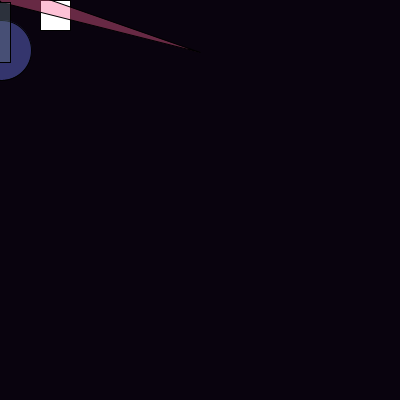
Frame 1 (no input)
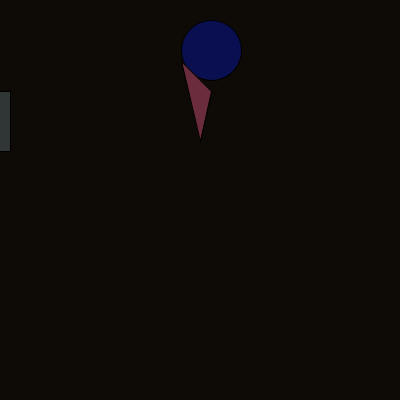
Frame 60 (the mouse pressed at the canvas centre just before this capture)
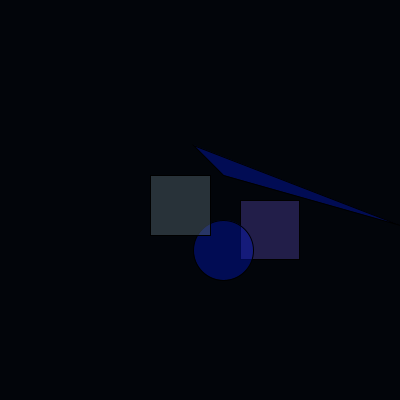
Frame 120 (the mouse held since frame 60 and released just before this capture)

The Processing sketch that drew these frames (run headless with seeded random() and noise(); from frame 60 on, the mouse is pressed at the canvas centre):

// Processing sketch: processing_98037
// ── processing_98037.pde

//declaraciÛn de variables eje
float size = 30;
float xpos = 0;
float ypos = 0;
float x1pos = 0;
float y1pos = 0;
float x2pos = 0;
float y2pos = 0;
float x3pos = 0;
float y3pos = 0;
//variables de direcciÛn
int xdirection = 1;
int ydirection = 1;
int x1direction = 1;
int y1direction = 1;
int x2direction = 1;
int y2direction = 1;
int x3direction = 1;
int y3direction = 1;
//variables de velocidad
float xspeed = 1.7;
float yspeed = 2.6;
float x1speed = 3.4;
float y1speed = 4.9;
float x2speed = 6.5;
float y2speed = 1.0;
float x3speed = 1.3;
float y3speed = 2.4;
void setup()
{
  size (400,400);
  frameRate(12);//web fps
  //posiciÛn inicial de las variables
  xpos = xpos;
  ypos = ypos;
  x1pos = x1pos;
  y1pos = y1pos;
  x2pos = x2pos;
  y2pos = y2pos;
  x3pos = x3pos;
  y3pos = y3pos;
}
void draw()
{
  background(random(15),random(15),random(15));
  xpos = xpos + ( xspeed * xdirection );
  ypos = ypos + ( yspeed * ydirection );  
  x1pos = x1pos +( x1speed * x1direction );
  y1pos = y1pos + ( y1speed * y1direction );
  x2pos = x2pos + ( x2speed * x2direction );
  y2pos = y2pos + ( y2speed * y2direction );
  x3pos = x3pos + ( x3speed * x3direction );
  y3pos = y3pos + ( y3speed * ydirection );
  //condicionales de regreso
  if (xpos > 395 || xpos < 0){
    xdirection *= -1;
  }
  if (ypos >= 400 || ypos < 0){
    ydirection *= -1;
  }
  if (x1pos > 400 || x1pos < 0){
    x1direction*= -1;
  }
  if (y1pos >= 400 || y1pos < 0){
    y1direction *= -1;
  }
  if (x2pos > 400 || x2pos < 0){
    x2direction *= -1;
  }
  if (y2pos > 400 || y2pos < 0){
    y2direction *= -1;   
  }
  if (x3pos > 400 || x3pos < 0){
    x3direction *= -1;
  }
  if (y3pos >  400 || y3pos < 0){
    y3direction *= -1;
  }
  //figuras
  rect(mouseX + 40,mouseY,size,size);
  if ((xpos < 133)&&(xpos > 0)){
    xspeed = 10 ; //velocidad de este segmento
    fill(120,130,280,100); //color de la figura en este segmento
  }
  if ((xpos < 266)&&(xpos > 133)){
    xspeed = 2.5;
    fill(0,030,200,100);
  }
  if ((xpos > 266)&&(xpos < 400)){
    xspeed = xspeed + 2;
    fill(120,250,250,100);
  }
  ellipse(xpos,mouseY+50,60,60);
  if ((x1pos < 133)&&(x1pos > 0)){
    x1speed = 0.5;
    fill(250,100,150,100);
  }
  if ((x1pos < 266) && (x1pos > 133)){
    x1speed = x1speed +2;
    fill(0,070,050,100);
  }
  if ((xpos > 266)&&(xpos < 400)){
    x1speed = x1speed +1;
    fill(280,0,100,100);
  }
  triangle(xpos,ypos,xpos-30,ypos-30,mouseX+200,ypos+50);
  if ((ypos <=200) && (ypos >=0)) {
    yspeed = 1.5;
    fill(200,100,120,100);
  }
  if ((y1pos <=200) && (y1pos >=0)) {
    y1speed = 2;
    fill(100,120,130,100);
  }
  if ((ypos >= 200) && (ypos <=height)){
    yspeed = 4;
    fill(100,020,200,100);
      fill(random(255),242,28,random(255));
  }
  if ((y1pos >= 200) && (y1pos <= height)){
    y1speed = 6;
    fill(100,100,050,100);
      fill(random(255),247,89,random(255));
  }
  rect (mouseX-50,ypos,60,60);
  xspeed = 10; 
  if ((y3pos<=200) && (y3pos>=0)) {
    y3speed= 1;
    fill(250,120,100,100);
      fill(random(255),96,240,random(255));
  }
  if ((y3pos>= 200) && (y3pos<=height)){
    y3speed= 2.5;
    fill (050,100,100,100); 
      fill(random(255),249,96,random(255));
  }
  if ((y3pos >= 200) && (y3pos <= height)){
    y3speed = 3.8;
    fill(100,200,150,100);
      fill(random(255),84,206,random(255));
  }
  if (mousePressed) {

    xspeed = xspeed +12;
    yspeed = yspeed -6;
    x1speed = x1speed +7;
    y1speed = y1speed-4;
    x2speed = y2speed -9;
    y2speed = y2speed +13;
    size = size + 1;
  } 
  else {
    x1speed = x1speed;
    size = size -0.5;
  }
}
